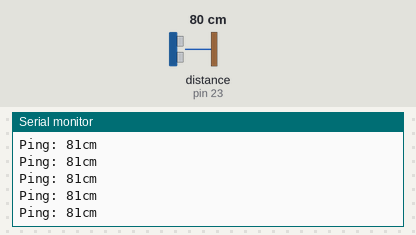
Bench run of a sketch on a simulated Arduino Mega 2560, built with avr-gcc and run on an emulated ATmega2560. On the bench: the last lines printed to the serial monitor. Inputs (shaded band) come from the test bench; at power-on: distance to the obstacle (sensor on pin 23) 80 cm. The echo pulse lasts 58.3 µs per cm.

Above: at 1.2 s.
1.3 s: distance to the obstacle (sensor on pin 23) set to 2 cm
At 1.34 s:
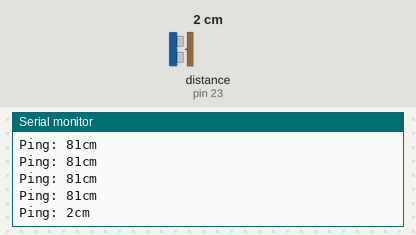
2.8 s: distance to the obstacle (sensor on pin 23) set to 60 cm
At 2.87 s:
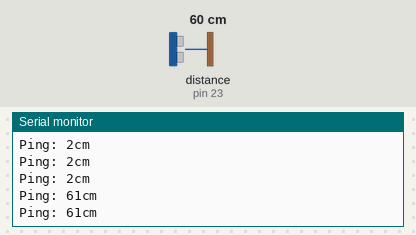
Timing chart, 0 to 5.8 s (numbered marks = the images above; inputs shaded):
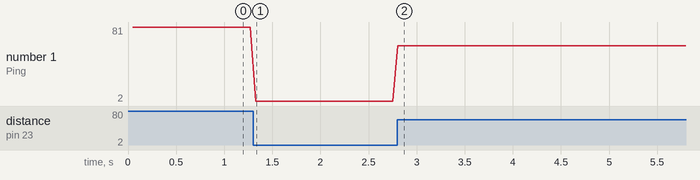

Measured:
- after the input at 1.3 s, the serial monitor: prints a new line at once (image 1)
- after the input at 2.8 s, the serial monitor: prints a new line at once (image 2)
- plotted number 1: 81 → 2 after the input at 1.3 s, 2 → 61 after the input at 2.8 s

The sketch:

Test_Sonar.ino
```cpp
#include <NewPing.h>

#define TRIGGER_PIN  22
#define ECHO_PIN     23
//#define MAX_DISTANCE 200

NewPing sonar(TRIGGER_PIN, ECHO_PIN);

void setup() {
  Serial.begin(115200);
}

void loop() {
  delay(50);
  Serial.print("Ping: ");
  Serial.print(sonar.ping_cm());
  Serial.println("cm");
}
```
